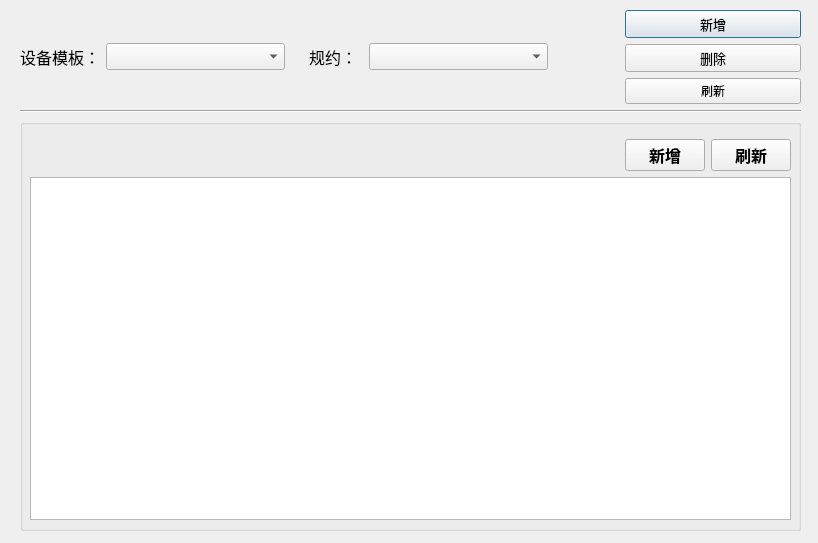
<?xml version="1.0" encoding="UTF-8"?>
<ui version="4.0">
 <class>DialogProtocol</class>
 <widget class="QDialog" name="DialogProtocol">
  <property name="geometry">
   <rect>
    <x>0</x>
    <y>0</y>
    <width>818</width>
    <height>543</height>
   </rect>
  </property>
  <property name="windowTitle">
   <string>模板配置</string>
  </property>
  <widget class="QWidget" name="layoutWidget">
   <property name="geometry">
    <rect>
     <x>20</x>
     <y>10</y>
     <width>781</width>
     <height>521</height>
    </rect>
   </property>
   <layout class="QVBoxLayout" name="verticalLayout_2" stretch="1,0,20">
    <item>
     <layout class="QHBoxLayout" name="horizontalLayout_2" stretch="15,2,5">
      <item>
       <layout class="QHBoxLayout" name="horizontalLayout" stretch="3,10,1,3,10">
        <item>
         <widget class="QLabel" name="label_2">
          <property name="font">
           <font>
            <pointsize>12</pointsize>
           </font>
          </property>
          <property name="text">
           <string>设备模板：</string>
          </property>
         </widget>
        </item>
        <item>
         <widget class="QComboBox" name="comboBox_2">
          <property name="font">
           <font>
            <pointsize>12</pointsize>
           </font>
          </property>
         </widget>
        </item>
        <item>
         <spacer name="horizontalSpacer">
          <property name="orientation">
           <enum>Qt::Horizontal</enum>
          </property>
          <property name="sizeHint" stdset="0">
           <size>
            <width>40</width>
            <height>20</height>
           </size>
          </property>
         </spacer>
        </item>
        <item>
         <widget class="QLabel" name="label">
          <property name="font">
           <font>
            <pointsize>12</pointsize>
           </font>
          </property>
          <property name="text">
           <string>规约：</string>
          </property>
         </widget>
        </item>
        <item>
         <widget class="QComboBox" name="comboBox">
          <property name="font">
           <font>
            <pointsize>12</pointsize>
           </font>
          </property>
         </widget>
        </item>
       </layout>
      </item>
      <item>
       <spacer name="horizontalSpacer_2">
        <property name="orientation">
         <enum>Qt::Horizontal</enum>
        </property>
        <property name="sizeHint" stdset="0">
         <size>
          <width>40</width>
          <height>20</height>
         </size>
        </property>
       </spacer>
      </item>
      <item>
       <layout class="QVBoxLayout" name="verticalLayout">
        <item>
         <widget class="QPushButton" name="pushButtonProtoAdd">
          <property name="font">
           <font>
            <pointsize>10</pointsize>
            <weight>50</weight>
            <bold>false</bold>
           </font>
          </property>
          <property name="text">
           <string>新增</string>
          </property>
         </widget>
        </item>
        <item>
         <widget class="QPushButton" name="pushButtonProtoDele">
          <property name="font">
           <font>
            <pointsize>10</pointsize>
            <weight>50</weight>
            <bold>false</bold>
           </font>
          </property>
          <property name="text">
           <string>删除</string>
          </property>
         </widget>
        </item>
        <item>
         <widget class="QPushButton" name="pushButtonProtoFresh">
          <property name="text">
           <string>刷新</string>
          </property>
         </widget>
        </item>
       </layout>
      </item>
     </layout>
    </item>
    <item>
     <widget class="Line" name="line">
      <property name="orientation">
       <enum>Qt::Horizontal</enum>
      </property>
     </widget>
    </item>
    <item>
     <widget class="QGroupBox" name="groupBox">
      <property name="font">
       <font>
        <pointsize>12</pointsize>
        <weight>75</weight>
        <bold>true</bold>
       </font>
      </property>
      <property name="title">
       <string/>
      </property>
      <widget class="QWidget" name="layoutWidget">
       <property name="geometry">
        <rect>
         <x>10</x>
         <y>20</y>
         <width>761</width>
         <height>381</height>
        </rect>
       </property>
       <layout class="QVBoxLayout" name="verticalLayout_3">
        <item>
         <layout class="QHBoxLayout" name="horizontalLayout_3">
          <item>
           <spacer name="horizontalSpacer_3">
            <property name="orientation">
             <enum>Qt::Horizontal</enum>
            </property>
            <property name="sizeHint" stdset="0">
             <size>
              <width>40</width>
              <height>20</height>
             </size>
            </property>
           </spacer>
          </item>
          <item>
           <widget class="QPushButton" name="pushButtonFaAdd">
            <property name="text">
             <string>新增</string>
            </property>
           </widget>
          </item>
          <item>
           <widget class="QPushButton" name="pushButtonFaFresh">
            <property name="text">
             <string>刷新</string>
            </property>
           </widget>
          </item>
         </layout>
        </item>
        <item>
         <widget class="QTableWidget" name="tableWidget"/>
        </item>
       </layout>
      </widget>
     </widget>
    </item>
   </layout>
  </widget>
 </widget>
 <resources/>
 <connections/>
</ui>
